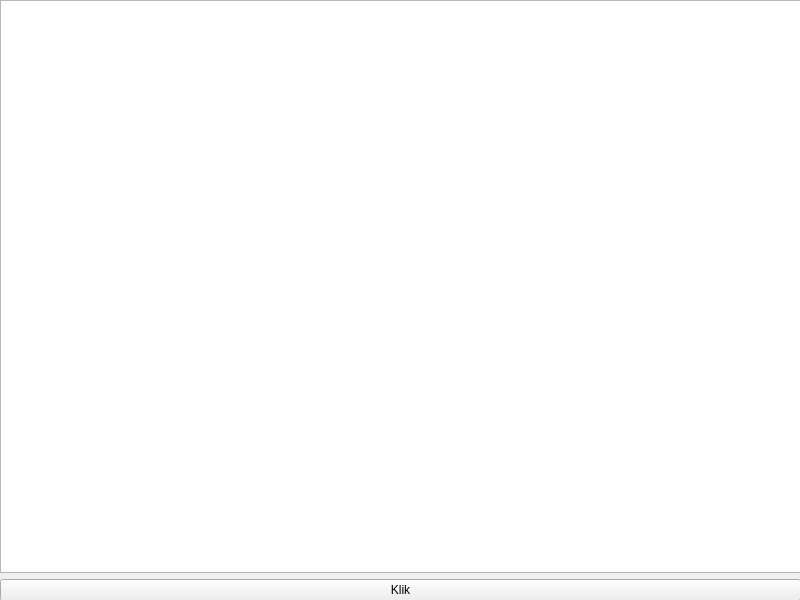
<?xml version="1.0" encoding="UTF-8"?>
<ui version="4.0">
 <class>CollegeSchedule</class>
 <widget class="QWidget" name="CollegeSchedule">
  <property name="geometry">
   <rect>
    <x>0</x>
    <y>0</y>
    <width>800</width>
    <height>600</height>
   </rect>
  </property>
  <property name="windowTitle">
   <string>CollegeSchedule</string>
  </property>
  <widget class="QWidget" name="gridLayoutWidget">
   <property name="geometry">
    <rect>
     <x>0</x>
     <y>0</y>
     <width>801</width>
     <height>601</height>
    </rect>
   </property>
   <layout class="QGridLayout" name="gridLayout">
    <item row="1" column="0">
     <widget class="QPushButton" name="pushButton">
      <property name="text">
       <string>Klik</string>
      </property>
     </widget>
    </item>
    <item row="0" column="0">
     <widget class="QTextEdit" name="textEdit"/>
    </item>
   </layout>
  </widget>
 </widget>
 <resources/>
 <connections/>
</ui>
